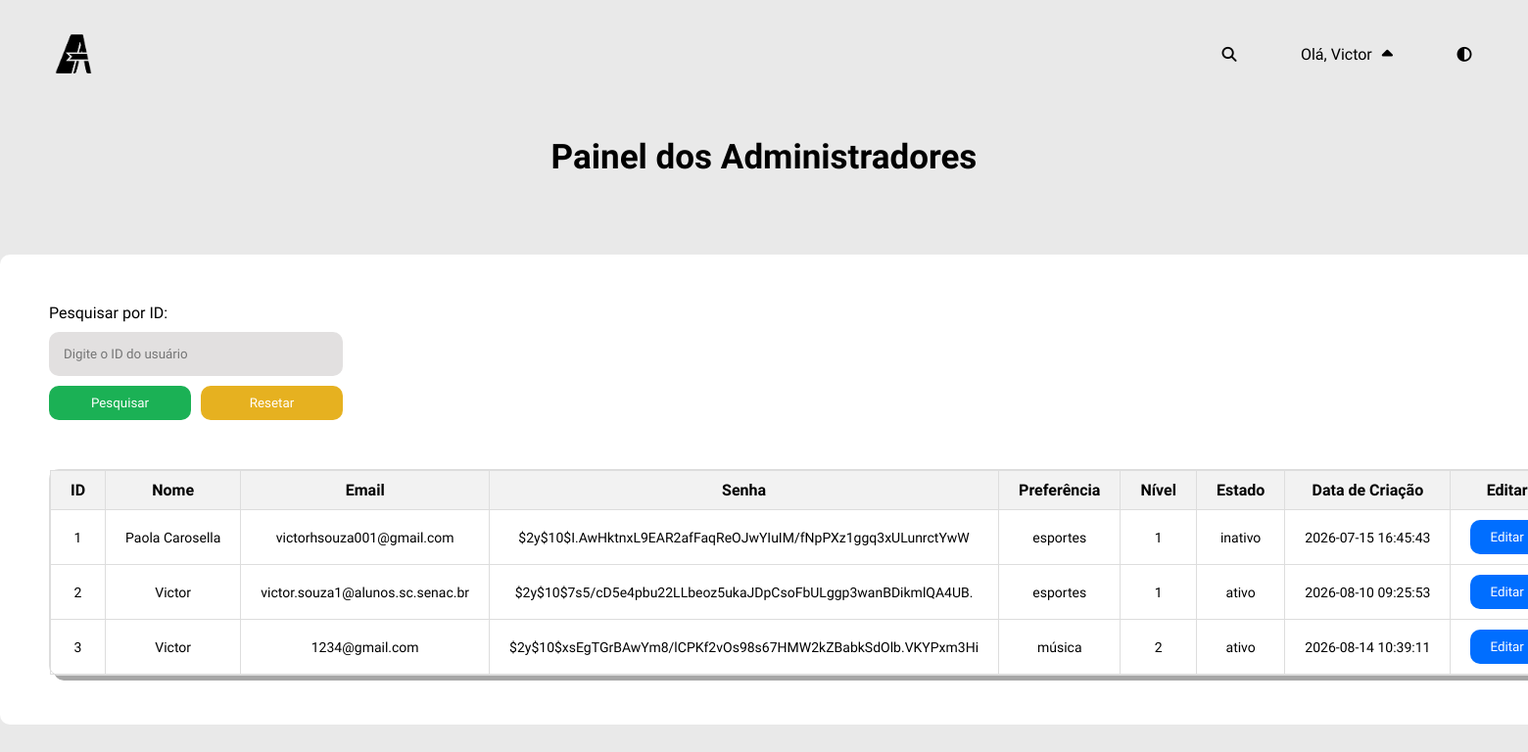
Page /admin.php (signed in) on the committed database.
### tables this page shows
CREATE TABLE `usuarios` (
  `id_usuario` int(11) NOT NULL,
  `nome` varchar(100) NOT NULL,
  `email` varchar(150) NOT NULL,
  `senha` varchar(255) NOT NULL,
  `preferencia` varchar(100) DEFAULT NULL,
  `nivel` enum('1','2','3','') NOT NULL DEFAULT '3',
  `estado` enum('ativo','inativo') NOT NULL DEFAULT 'ativo',
  `data_criacao` datetime DEFAULT current_timestamp()
);

### admin.php (the view, shortened to what this page needs)
<?php
include('conexao.php');
?>
<!DOCTYPE html>
<html lang="pt-br">
<head>
    <link rel="stylesheet" href="https://cdnjs.cloudflare.com/ajax/libs/font-awesome/6.4.0/css/all.min.css">
    <link rel="stylesheet" href="css/admin.css">
</head>
<body>
    <header>
        <a class="logo" href="index.php"><img src="imgs/logoatlas.png"></a>
        <nav class="nav-btns">
            <a class="icon" onclick="abrirPesquisa()"><i class="fa-solid fa-magnifying-glass"></i></a>
            <?php if (isset($_SESSION['id'])): ?>
                <div class="perfil" id="perfil">
                    <p>Olá, <?= $_SESSION['nome']; ?></p>
                    <i class="fa-solid fa-caret-up" id="seta"></i>
                </div>
            <?php else: ?>
                <button class="entrar" onclick="window.location.href='login.php'">Entrar</button>
            <?php endif; ?>
            <a class="icon" onclick="mudarTema()"><i class="fa-solid fa-circle-half-stroke"></i></a>
        </nav>
    </header>
    <h1 class="titulo"> Painel dos Administradores </h1>
    <div class="forms">
        <form class="form-pesquisar" method="POST">
            <p>Pesquisar por ID:</p>
            <div class="division">
                <input class="barra-pesquisa" type="number" min="1" id="barraPesquisa" name="barraPesquisa" placeholder="Digite o ID do usuário">
                <div class="botoes">
                    <button class="btn-pesquisar" id="btnPesquisar" name="pesquisar">Pesquisar</button>
                    <button class="btn-resetar" id="btnResetar" name="resetar">Resetar</button>
                </div>
            </div>
        </form>
        <table>
            <tr>
                <th>ID</th>
                <th>Nome</th>
                <th>Email</th>
                <th>Senha</th>
                <th>Preferência</th>
                <th>Nível</th>
                <th>Estado</th>
                <th>Data de Criação</th>
                <th>Editar</th>
            </tr>
            <?php
            if (!isset($_POST['pesquisar'])) {
                $sql = "SELECT id_usuario, nome, email, senha, preferencia, nivel, estado, data_criacao FROM usuarios";
            } else {
                $pesquisa = $_POST['barraPesquisa'];
                $sql = "SELECT id_usuario, nome, email, senha, preferencia, nivel, estado, data_criacao FROM usuarios WHERE id_usuario = '$pesquisa'";
            }
            $resultado = $conn->query($sql);
            if ($resultado->num_rows <= 0) {
                $erro = 'Não há usuários cadastrados.';
            } else {
                while ($linha = $resultado->fetch_assoc()) { ?>
                    <tr>
                        <td id="id:<?= $linha['id_usuario'] ?>"><?= $linha['id_usuario'] ?></td>
                        <td><?= $linha['nome'] ?></td>
                        <td><?= $linha['email'] ?></td>
                        <td><?= $linha['senha'] ?></td>
                        <td><?= $linha['preferencia'] ?></td>
                        <td><?= $linha['nivel'] ?></td>
                        <td><?= $linha['estado'] ?></td>
                        <td><?= $linha['data_criacao'] ?></td>
                        <td><button class="editar" onclick="window.location.href='editar_usuario.php?id=' + <?= $linha['id_usuario'] ?>">Editar</button></td>
                    </tr>
            <?php }
            } ?>
        </table>
    </div>
</body>
</html>

### css/admin.css (style rules this page uses)
* { box-sizing: border-box; font-family: 'Google Sans'; margin: 0; padding: 0; transition: 0.3s ease; }
body { display: flex; flex-direction: column; background-color: #e9e9e9; width: 100%; overflow-x: hidden; }
.titulo { display: flex; justify-content: center; align-items: center; width: 100%; height: 100px; font-size: 35px; font-weight: bold; color: #000000; text-wrap: none; text-align: center; }
.forms { display: flex; flex-direction: column; justify-content: center; align-items: left; width: max-content; margin: 50px auto; gap: 50px; background-color: #fff; padding: 50px; border-radius: 10px; }
.form-pesquisar { display: flex; flex-direction: column; justify-content: center; align-items: left; width: 300px; gap: 10px; }
.barra-pesquisa { width: 100%; padding: 15px; border-radius: 10px; border: none; outline: none; background-color: #e2e0e0; outline: none; appearance: none; }
.botoes { display: flex; gap: 10px; }
.division { display: flex; flex-direction: column; gap: 10px; }
.form-pesquisar button { display: flex; flex-direction: column; align-items: center; width: 100%; color: #fff; text-decoration: none; padding: 10px 20px; border-radius: 10px; border: none; outline: none; cursor: pointer; }
.btn-pesquisar { background-color: #1bb155; }
.btn-resetar { background-color: #e6b120; }
table { display: flex; flex-direction: column; justify-self: center; width: 100%; border-collapse: collapse; box-shadow: 5px 5px 0px #00000059; border-radius: 10px; border: 1px solid #ddd; }
th { background-color: #f2f2f2; padding: 10px 20px; border: 1px solid #ddd; text-align: center; }
tr { border-radius: 10px; }
td { padding: 10px 20px; border: 1px solid #ddd; font-size: 14px; text-align: center; overflow-x: hidden; }
.editar, .inativar, .reativar { display: flex; flex-direction: column; align-items: center; width: 100%; color: #fff; text-decoration: none; padding: 10px 20px; border-radius: 10px; border: none; outline: none; cursor: pointer; }
.editar { background-color: #006eff; }

### css/header.css (style rules this page uses)
header { display: flex; flex-direction: row; justify-content: space-between; align-items: center; background-color: transparent; padding: 40px 50px; width: 100%; gap: 100px; }
.logo { display: flex; justify-content: center; align-items: center; height: 100%; width: 50px; }
.logo img { position: absolute; background-color: transparent; height: 40px; width: auto; color: #000; text-decoration: none; font-weight: bolder; cursor: pointer; }
.nav-btns { display: flex; flex-direction: row; align-items: center; width: fit-content; height: 100%; gap: 30px; }
.nav-btns .icon { display: flex; justify-content: center; align-items: center; width: 30px; height: 30px; font-size: 15px; color: #000; text-decoration: none; cursor: pointer; }
.perfil { display: flex; justify-content: center; align-items: center; width: 150px; background-color: transparent; height: 30px; padding: 15px; color: #000; font-size: 14px; text-wrap: none; text-align: center; outline: 0px; border: 0px; border-radius: 10px; cursor: pointer; gap: 10px; text-wrap: none; }
.perfil p { font-size: 16px; text-wrap: none; }
#seta { font-size: 18px; }

### rows in the picture
usuarios: id_usuario "1", nome "Paola Carosella", email "victorhsouza001@gmail.com", senha "$2y$10$I.AwHktnxL9EAR2afFaqReOJwYIuIM/fNpPXz1ggq3xULunrctYwW", preferencia "esportes", nivel "1", estado "inativo", data_criacao "2026-07-15 16:45:43"
usuarios: id_usuario "2", nome "Victor", email "victor.souza1@alunos.sc.senac.br", senha "$2y$10$7s5/cD5e4pbu22LLbeoz5ukaJDpCsoFbULggp3wanBDikmlQA4UB.", preferencia "esportes", nivel "1", estado "ativo", data_criacao "2026-08-10 09:25:53"
usuarios: id_usuario "3", nome "Victor", email "1234@gmail.com", senha "$2y$10$xsEgTGrBAwYm8/lCPKf2vOs98s67HMW2kZBabkSdOlb.VKYPxm3Hi", preferencia "música", nivel "2", estado "ativo", data_criacao "2026-08-14 10:39:11"

### other values in the picture
$_SESSION['nome'] "Victor"
